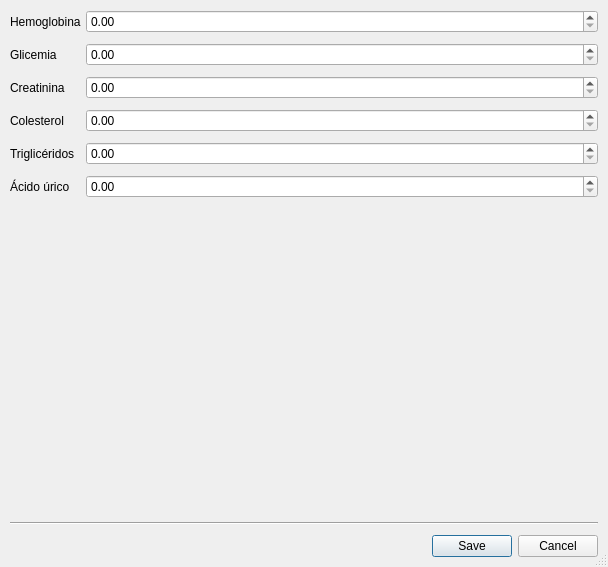
<?xml version="1.0" encoding="UTF-8"?>
<ui version="4.0">
 <class>Dialog</class>
 <widget class="QDialog" name="Dialog">
  <property name="geometry">
   <rect>
    <x>0</x>
    <y>0</y>
    <width>608</width>
    <height>567</height>
   </rect>
  </property>
  <property name="windowTitle">
   <string>Análisis Complementarios</string>
  </property>
  <property name="windowIcon">
   <iconset>
    <normaloff>../icons/app 128.png</normaloff>../icons/app 128.png</iconset>
  </property>
  <property name="sizeGripEnabled">
   <bool>true</bool>
  </property>
  <property name="modal">
   <bool>true</bool>
  </property>
  <layout class="QGridLayout" name="gridLayout">
   <property name="leftMargin">
    <number>10</number>
   </property>
   <property name="topMargin">
    <number>10</number>
   </property>
   <property name="rightMargin">
    <number>10</number>
   </property>
   <property name="bottomMargin">
    <number>10</number>
   </property>
   <property name="horizontalSpacing">
    <number>5</number>
   </property>
   <property name="verticalSpacing">
    <number>10</number>
   </property>
   <item row="3" column="1">
    <widget class="QDoubleSpinBox" name="colInput">
     <property name="maximum">
      <double>20.000000000000000</double>
     </property>
    </widget>
   </item>
   <item row="4" column="1">
    <widget class="QDoubleSpinBox" name="trigInput">
     <property name="maximum">
      <double>20.000000000000000</double>
     </property>
    </widget>
   </item>
   <item row="4" column="0">
    <widget class="QLabel" name="label_5">
     <property name="text">
      <string>Triglicéridos</string>
     </property>
    </widget>
   </item>
   <item row="5" column="0">
    <widget class="QLabel" name="label_6">
     <property name="text">
      <string>Ácido úrico</string>
     </property>
    </widget>
   </item>
   <item row="6" column="1">
    <spacer name="verticalSpacer">
     <property name="orientation">
      <enum>Qt::Vertical</enum>
     </property>
     <property name="sizeHint" stdset="0">
      <size>
       <width>20</width>
       <height>40</height>
      </size>
     </property>
    </spacer>
   </item>
   <item row="5" column="1">
    <widget class="QDoubleSpinBox" name="acidInput">
     <property name="maximum">
      <double>1000.000000000000000</double>
     </property>
     <property name="singleStep">
      <double>10.000000000000000</double>
     </property>
    </widget>
   </item>
   <item row="8" column="1">
    <widget class="QDialogButtonBox" name="buttonBox">
     <property name="standardButtons">
      <set>QDialogButtonBox::Cancel|QDialogButtonBox::Save</set>
     </property>
    </widget>
   </item>
   <item row="0" column="0">
    <widget class="QLabel" name="label">
     <property name="text">
      <string>Hemoglobina</string>
     </property>
    </widget>
   </item>
   <item row="3" column="0">
    <widget class="QLabel" name="label_4">
     <property name="text">
      <string>Colesterol</string>
     </property>
    </widget>
   </item>
   <item row="2" column="1">
    <widget class="QDoubleSpinBox" name="creaInput">
     <property name="maximum">
      <double>200.000000000000000</double>
     </property>
    </widget>
   </item>
   <item row="0" column="1">
    <widget class="QDoubleSpinBox" name="hbInput">
     <property name="showGroupSeparator" stdset="0">
      <bool>false</bool>
     </property>
     <property name="maximum">
      <double>20.000000000000000</double>
     </property>
    </widget>
   </item>
   <item row="1" column="0">
    <widget class="QLabel" name="label_2">
     <property name="text">
      <string>Glicemia</string>
     </property>
    </widget>
   </item>
   <item row="2" column="0">
    <widget class="QLabel" name="label_3">
     <property name="text">
      <string>Creatinina</string>
     </property>
    </widget>
   </item>
   <item row="1" column="1">
    <widget class="QDoubleSpinBox" name="gliInput">
     <property name="maximum">
      <double>20.000000000000000</double>
     </property>
    </widget>
   </item>
   <item row="7" column="0" colspan="2">
    <widget class="Line" name="line">
     <property name="orientation">
      <enum>Qt::Horizontal</enum>
     </property>
    </widget>
   </item>
  </layout>
 </widget>
 <resources/>
 <connections>
  <connection>
   <sender>buttonBox</sender>
   <signal>rejected()</signal>
   <receiver>Dialog</receiver>
   <slot>reject()</slot>
   <hints>
    <hint type="sourcelabel">
     <x>562</x>
     <y>544</y>
    </hint>
    <hint type="destinationlabel">
     <x>605</x>
     <y>525</y>
    </hint>
   </hints>
  </connection>
 </connections>
</ui>
